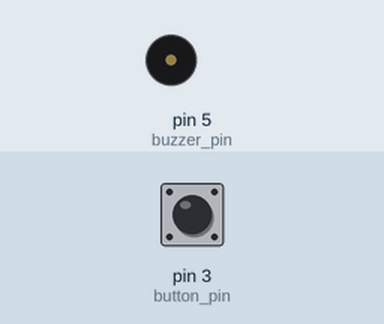
Recording of a sketch running on a simulated Arduino Uno, built with avr-gcc and run on an emulated ATmega328P. Parts: buzzer (waves = sounding, pin HIGH). Inputs (shaded band) come from the test bench; at power-on: pin 3 (button_pin) LOW.

Above: at 1.2 s.
1.3 s: pin 3 (button_pin) pulled HIGH for 0.15 s
At 1.37 s:
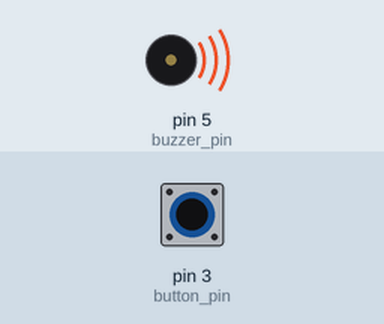
2.9 s: pin 3 (button_pin) pulled HIGH for 3.2 s
At 7.1 s:
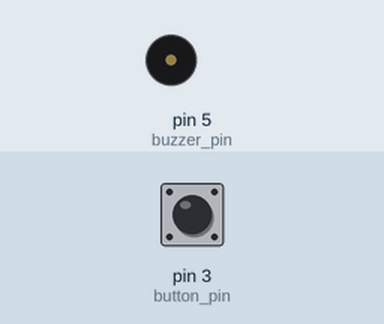
Timing chart, 0 to 8.6 s (numbered marks = the images above; inputs shaded):
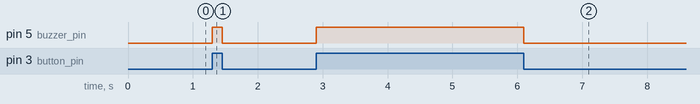

Measured:
- after the input at 1.3 s, pin 5 (buzzer_pin): LOW → HIGH at once, → LOW 0.15 s later
- after the input at 2.9 s, pin 5 (buzzer_pin): LOW → HIGH at once, → LOW 3.2 s later

The sketch:

KY-012.ino
```cpp
const int buzzer_pin = 5;
const int button_pin = 3;

void setup(){
    pinMode(button_pin,INPUT);
    pinMode(buzzer_pin,OUTPUT);
}

void loop(){
    if(digitalRead(button_pin)){
        digitalWrite(buzzer_pin,HIGH);
    }else{
        digitalWrite(buzzer_pin,LOW);
    }
}
```
